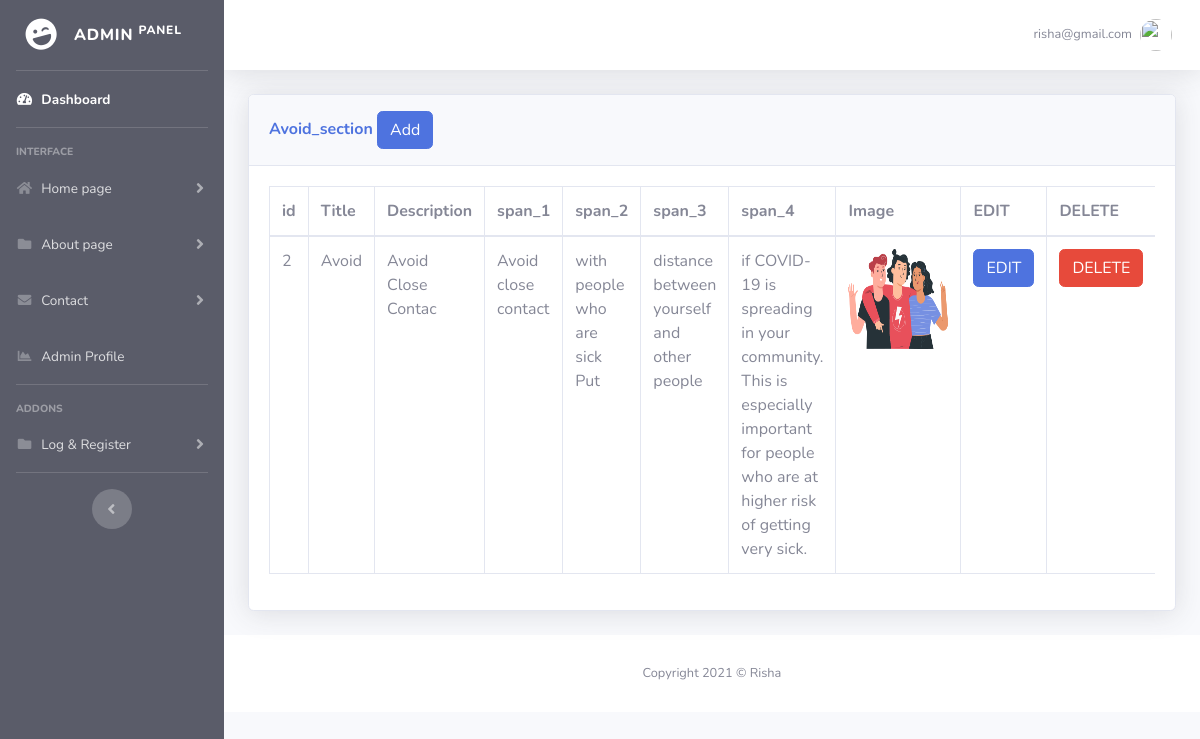
Screenshot of /admin/Avoid_home_section.php (signed in) with the database file from the repository.
### tables this page shows
CREATE TABLE `avoid_section` (
  `Avoid_id` int(11) NOT NULL,
  `Avoid_Title` varchar(50) NOT NULL,
  `Avoid_description` varchar(80) NOT NULL,
  `Avoid_span_1` varchar(100) NOT NULL,
  `Avoid_span_2` varchar(200) NOT NULL,
  `Avoid_span_3` varchar(300) NOT NULL,
  `Avoid_span_4` varchar(400) NOT NULL,
  `Avoid_image` varchar(300) NOT NULL
);

### admin/Avoid_home_section.php (the view, shortened to what this page needs)
<?php
include('security.php');
include('includes/header.php');
include('includes/navbar.php');
?>
<div class="container-fluid">
<div class="card shadow mb-4">
    <div class="card-header py-3">
      <h6 class="m-0 font-weight-bold text-primary">Avoid_section
              <button type="button" class="btn btn-primary" data-toggle="modal" data-target="#addsection">
                Add
              </button>
      </h6>
    </div>
  <div class="card-body">
    <div class="table-responsive">
      <?php
                $query = "SELECT * FROM Avoid_section";
                $query_run = mysqli_query($connection, $query);
            ?>
     <table class="table table-bordered" id="dataTable" width="100%" cellspacing="0">
                    <thead>
                        <tr>
                            <th> id </th>
                            <th> Title </th>
                            <th> Description </th>
                            <th> span_1 </th>
                            <th> span_2 </th>
                            <th> span_3 </th>
                            <th> span_4 </th>
                            <th>Image </th>
                            <th>EDIT</th>
                            <th>DELETE</th>
                        </tr>
                    </thead>
<tbody>
                        <?php
                        if(mysqli_num_rows($query_run) > 0)
                        {
                            while($row = mysqli_fetch_assoc($query_run))
                            {
                        ?>
                           <tr>
                                <td><?php  echo $row['Avoid_id']; ?></td>
                                <td><?php  echo $row['Avoid_Title']; ?></td>
                                <td><?php  echo $row['Avoid_description']; ?></td>
                                <td><?php  echo $row['Avoid_span_1']; ?></td>
                                <td><?php  echo $row['Avoid_span_2']; ?></td>
                                <td><?php  echo $row['Avoid_span_3']; ?></td>
                                <td><?php  echo $row['Avoid_span_4']; ?></td>
                                <td><?php echo '<img src="upload/'.$row['Avoid_image'].'"  width="100px;" height="100px ;" alt="image" >'?> </td>
                                <td>
                                    <form action="edit_Avoid_home_section.php" method="post">
                                        <button type="submit" name="Avoid_edit_btn" class="btn btn-primary"> EDIT</button>
                                    </form>
                                </td>
                                <td>
                                    <form action="code.php" method="post">
                                        <button type="submit" name="Avoid_delete_btn" class="btn btn-danger"> DELETE</button>
                                    </form>
                                </td>
                            </tr>
                        <?php
                            }
                        }
                        else {
                            echo "No Record Found";
                        }
                        ?>
                    </tbody>
                </table>
    </div>
  </div>
</div>
</div>
<?php
include('includes/footer.php');
?>

### rows the page displays
avoid_section: Avoid_id "2", Avoid_Title "Avoid", Avoid_description "Avoid Close Contac", Avoid_span_1 "Avoid close contact", Avoid_span_2 "with people who are sick Put", Avoid_span_3 "distance between yourself and other people", Avoid_span_4 "if COVID-19 is spreading in your community. This is especially important for people who are at higher risk of getting very sick.", Avoid_image (picture)

### other values shown
$_SESSION['username'] "risha@gmail.com"
